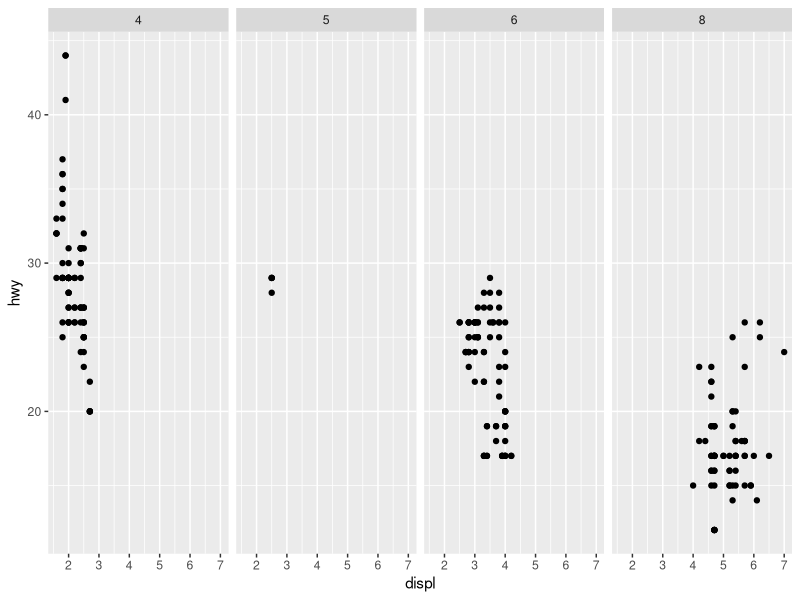

The R source for this figure:
require(MASS)
require(ggplot2)
ggplot(data = mpg) + 
 geom_point(mapping = aes(x = displ, y = hwy)) +
  facet_grid(. ~ cyl)

